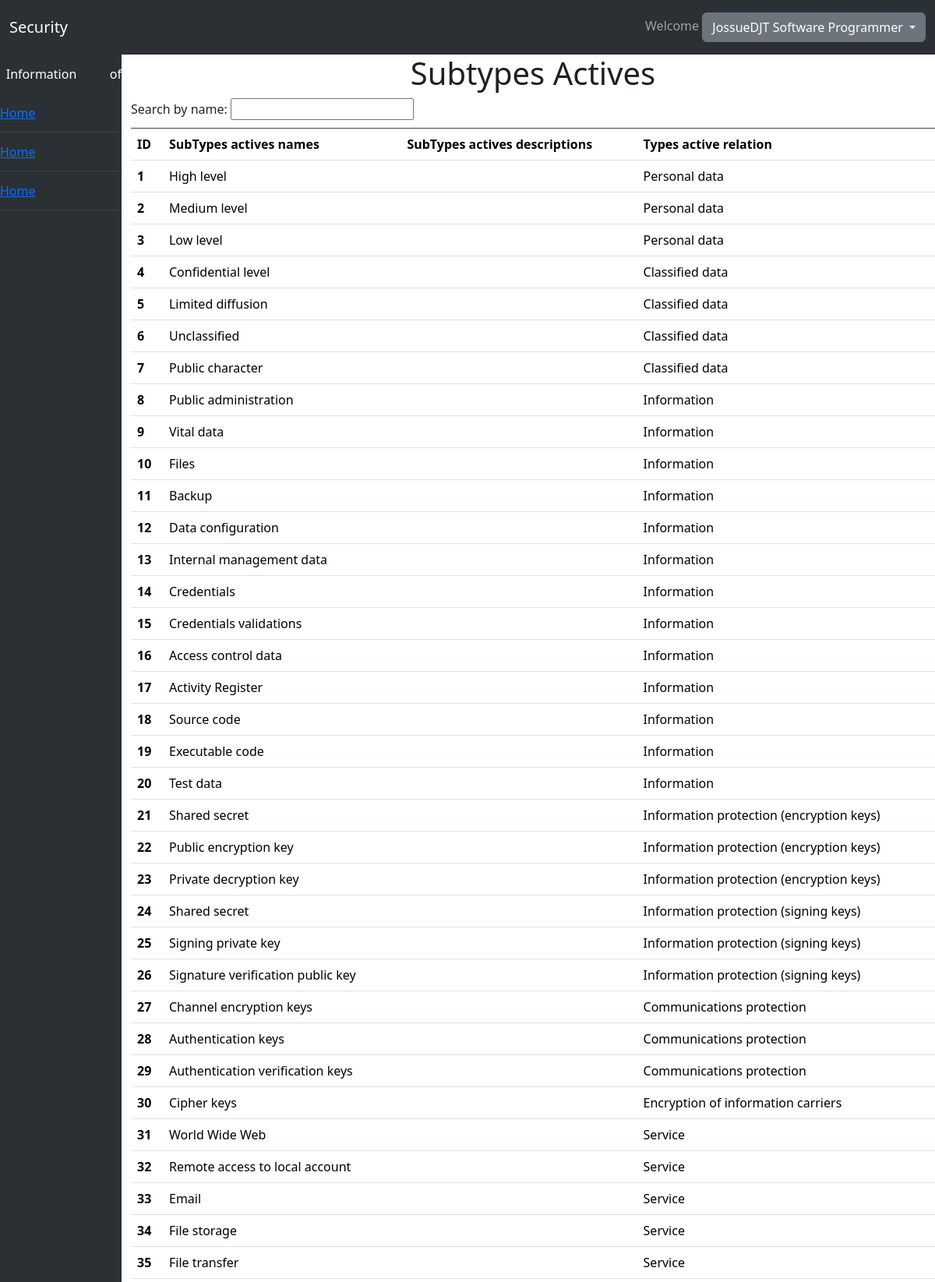
Page /home/subtypesActives/ (signed in, upper part) on the committed database.
### Users/models.py (models this page shows)
class User(AbstractUser):
    identity = models.CharField(max_length=13)
    status = models.BooleanField(default=True)
    department = models.ForeignKey(Department, on_delete=models.CASCADE)
    workPosition = models.ForeignKey(WorkPosition, on_delete=models.CASCADE, null=True)

class Department(models.Model):
    name = models.CharField(max_length=20)

class WorkPosition(models.Model):
    name = models.TextField(max_length=20)

### InitialPage/models.py (models this page shows)
class SubtypesActives(models.Model):
    name = models.CharField(max_length=15)
    description = models.TextField(max_length=200)
    typeActive = models.ForeignKey(TypesActives, on_delete=models.CASCADE, null=True)

class TypesActives(models.Model):
    name = models.CharField(max_length=15)
    description = models.TextField(max_length=200)

### InitialPage/views.py (the view)
# urls.py: path('subtypesActives/', views.subtypesActives, name='subtypesActives'),
def subtypesActives(request):
    if request.user.is_authenticated:
        subtypesactives = SubtypesActives.objects.all()
        return render(request, "program/subtypesActives.html",{
            "subtypesactives": subtypesactives,
        })
    else:
        return HttpResponseRedirect(reverse("user:login"))

### InitialPage/templates/program/subtypesActives.html
{% extends 'layoutHome.html' %}
{% load static %}
{% block body %}
    <div class="text-title">
        <h1>Subtypes Actives</h1>
    </div>
    <div class="searchType">
        <label for="inpSearch">Search by name: </label>
        <input class="box-ingreso" type="search" id="inpSearch">
    </div>
    <div class="table-responsive">
        <table class="table" id="searchtable">
            <thead class="thead-dark">
                <tr>
                    <th scope="col">ID</th>
                    <th scope="col">SubTypes actives names</th>
                    <th scope="col">SubTypes actives descriptions</th>
                    <th scope="col">Types active relation</th>
                </tr>
            </thead>
            <tbody>
                {% for dato in subtypesactives %}
                <tr>
                    <th scope="row">{{ dato.id }}</th>
                    <td>{{ dato.name }}</td>
                    <td>{{ dato.description }}</td>
                    <td>{{ dato.typeActive.name }}</td>
                </tr>
                {% endfor %}
            </tbody>
        </table>
    </div>
{% endblock %}

### InitialPage/templates/layoutHome.html (shortened to what this page needs)
{% load static %}
<!DOCTYPE html>
<html lang="en">
<head>
    <link rel="stylesheet" href="{% static 'css/styleHome.css' %}">
    <link href="https://cdn.jsdelivr.net/npm/bootstrap@5.3.2/dist/css/bootstrap.min.css" rel="stylesheet">
</head>
<body>
    <nav class="navbar navbar-expand-lg bg-body-tertiary" data-bs-theme="dark">
        <div class="container-fluid">
          <a class="navbar-brand" href="{% url 'home:home' %}">
            Security
          </a>
          <div class="collapse navbar-collapse" id="navbarText">
            <span class="navbar-text">
                <div class="dropdown">
                    Welcome
                    <button class="btn btn-secondary dropdown-toggle" type="button" data-bs-toggle="dropdown" aria-expanded="false">
                        {{ user.username }} {{ user.department.name }} {{ user.workPosition.name }}
                    </button>
                </div>
            </span>
        </div>
        </div>
    </nav>
    <div class="side-bar">
        <div class="side-bar-container">
            <div class="side-bar-item">
                <div class="dropdown">
                    <button class="invisibleButton" type="button" data-bs-toggle="dropdown" aria-expanded="false">
                        Information of actives
                    </button>
                </div>
            </div>
            <div class="side-bar-item">
                <a href="{% url 'home:home' %}">Home</a>
            </div>
            <div class="side-bar-item">
                <a href="{% url 'home:home' %}">Home</a>
            </div>
            <div class="side-bar-item">
                <a href="{% url 'home:home' %}">Home</a>
            </div>
        </div>
    </div>
    <div class="complementwindow">
        {% block body %} {% endblock %}
    </div>
</body>
</html>

### InitialPage/static/css/styleHome.css (style rules this page uses)
* { margin: 0; padding: 0; box-sizing: border-box; }
body, html { height: 100%; font-family: Arial, Helvetica, sans-serif; }
.side-bar { position: absolute; width: 13%; height: 100%; background-color: #2B3035; }
.side-bar-item { position: relative; width: 100%; height: 50px; background-color: #2B3035; border-bottom: 1px solid #3C4148; color: #fff; text-align: justify; line-height: 50px; cursor: pointer; }
.complementwindow { position: relative; width: 86%; height: 100%; background-color: #fff; float: right; }
.dropdown .invisibleButton { border: none; background-color: #2B3035; color: white; width: 100%; text-align: justify; padding-left: 5%; }
.text-title { position: relative; width: 100%; color: #231f1f; text-align: center; line-height: 50px; cursor: pointer; }
.searchType { position: relative; text-align: justify; width: 100%; padding-bottom: 1%; border-bottom: 1px solid #3C4148; }

### rows in the picture
User: username "JossueDJT", department.name "Software", workPosition.name "Programmer"
SubtypesActives: id "1", name "High level", typeActive.name "Personal data"
SubtypesActives: id "2", name "Medium level", typeActive.name "Personal data"
SubtypesActives: id "3", name "Low level", typeActive.name "Personal data"
SubtypesActives: id "4", name "Confidential level", typeActive.name "Classified data"
SubtypesActives: id "5", name "Limited diffusion", typeActive.name "Classified data"
SubtypesActives: id "6", name "Unclassified", typeActive.name "Classified data"
SubtypesActives: id "7", name "Public character", typeActive.name "Classified data"
SubtypesActives: id "8", name "Public administration", typeActive.name "Information"
SubtypesActives: id "9", name "Vital data", typeActive.name "Information"
SubtypesActives: id "10", name "Files", typeActive.name "Information"
SubtypesActives: id "11", name "Backup", typeActive.name "Information"
SubtypesActives: id "12", name "Data configuration", typeActive.name "Information"
SubtypesActives: id "13", name "Internal management data", typeActive.name "Information"
SubtypesActives: id "14", name "Credentials", typeActive.name "Information"
SubtypesActives: id "15", name "Credentials validations", typeActive.name "Information"
SubtypesActives: id "16", name "Access control data", typeActive.name "Information"
SubtypesActives: id "17", name "Activity Register", typeActive.name "Information"
SubtypesActives: id "18", name "Source code", typeActive.name "Information"
SubtypesActives: id "19", name "Executable code", typeActive.name "Information"
SubtypesActives: id "20", name "Test data", typeActive.name "Information"
SubtypesActives: id "21", name "Shared secret", typeActive.name "Information protection (encryption keys)"
SubtypesActives: id "22", name "Public encryption key", typeActive.name "Information protection (encryption keys)"
SubtypesActives: id "23", name "Private decryption key", typeActive.name "Information protection (encryption keys)"
SubtypesActives: id "24", name "Shared secret", typeActive.name "Information protection (signing keys)"
SubtypesActives: id "25", name "Signing private key", typeActive.name "Information protection (signing keys)"
SubtypesActives: id "26", name "Signature verification public key", typeActive.name "Information protection (signing keys)"
SubtypesActives: id "27", name "Channel encryption keys", typeActive.name "Communications protection"
SubtypesActives: id "28", name "Authentication keys", typeActive.name "Communications protection"
SubtypesActives: id "29", name "Authentication verification keys", typeActive.name "Communications protection"
SubtypesActives: id "30", name "Cipher keys", typeActive.name "Encryption of information carriers"
SubtypesActives: id "31", name "World Wide Web", typeActive.name "Service"
SubtypesActives: id "32", name "Remote access to local account", typeActive.name "Service"
SubtypesActives: id "33", name "Email", typeActive.name "Service"
SubtypesActives: id "34", name "File storage", typeActive.name "Service"
SubtypesActives: id "35", name "File transfer", typeActive.name "Service"
